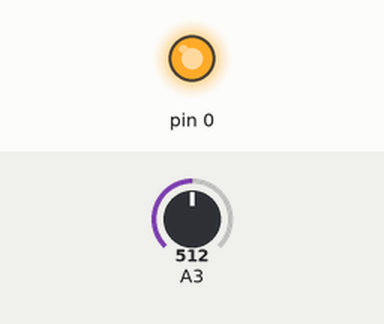
Bench run of a sketch on a simulated Arduino Uno, built with avr-gcc and run on an emulated ATmega328P. Parts: output pins drawn as LEDs (lit = HIGH). Inputs (shaded band) come from the test bench; at power-on: A3 = 512.

Above: at 0.1 s.
Timing chart, 0 to 1.6 s (numbered marks = the images above):
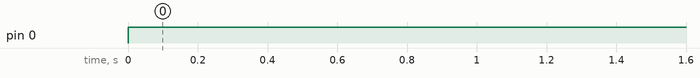

The sketch:

Candle.ino
```cpp
//#include <SoftwareSerial.h>

//SoftwareSerial serial(0, 1);

void setup()
{
//  serial.begin(9600);
  pinMode(0, OUTPUT);
}

void loop()
{
  long val, minval = 1023, maxval = 0;

  for (int i = 0; i < 10; i++) {
    val = analogRead(3);
    if (val > maxval) maxval = val;
    if (val < minval) minval = val;
  }

  analogWrite(0, 255 - constrain(map(maxval - minval, 100, 1023, 0, 255), 0, 255));

//  serial.print(maxval - minval); serial.print("\t");
//  serial.print(minval); serial.print("\t");
//  serial.print(maxval); serial.print("\t");
//  serial.println();
}
```

Measured:
- by itself, pin 0: LOW → HIGH at 0.00 s
